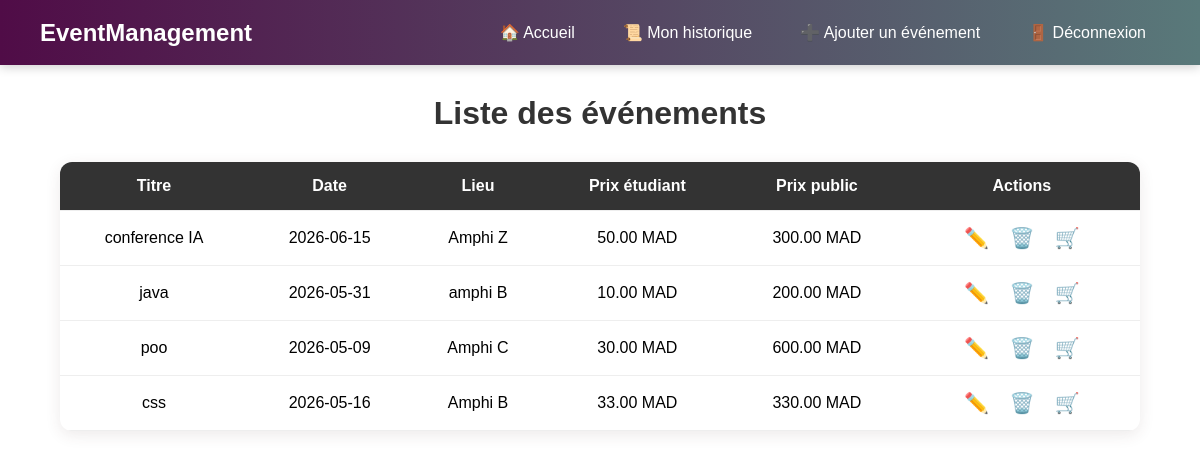
Screenshot of /afficher_evenements.php (signed in) with the database file from the repository.
### tables this page shows
CREATE TABLE `events` (
  `id_event` int(11) NOT NULL,
  `titre` varchar(255) DEFAULT NULL,
  `description` text DEFAULT NULL,
  `date_event` date DEFAULT NULL,
  `lieu` varchar(255) DEFAULT NULL,
  `prix_etudiant` decimal(10,2) DEFAULT NULL,
  `prix_public` decimal(10,2) DEFAULT NULL
);

### afficher_evenements.php (the view, shortened to what this page needs)
<?php
require_once("connexion.php");
$sql = "SELECT * FROM Events";
$stmt = $pdo->query($sql);
?>
<!DOCTYPE html>
<html>
<head>
</head>
<body>
    <div class="navbar">
        <div class="logo">
            EventManagement
        </div>
        <div class="menu">
            <a href="afficher_evenements.php">🏠 Accueil</a>
            <a href="historique.php">📜 Mon historique</a>
            <a href="ajouter_event.php">➕ Ajouter un événement</a>
            <a href="deconnexion.php">🚪 Déconnexion</a>
        </div>
    </div>
    <h1>Liste des événements</h1>
    <table>
        <tr>
            <th>Titre</th>
            <th>Date</th>
            <th>Lieu</th>
            <th>Prix étudiant</th>
            <th>Prix public</th>
            <th>Actions</th>
        </tr>
        <?php
        while($event = $stmt->fetch()){
        ?>
        <tr>
            <td><?= $event['titre'] ?></td>
            <td><?= $event['date_event'] ?></td>
            <td><?= $event['lieu'] ?></td>
            <td><?= $event['prix_etudiant'] ?> MAD</td>
            <td><?= $event['prix_public'] ?> MAD</td>
            <td class="actions">
                <span class="tooltip">
                    <a href="modifier_event.php?id=<?= $event['id_event'] ?>">✏️</a>
                </span>
                <span class="tooltip">
                    <a href="supprimer_event.php?id=<?= $event['id_event'] ?>">🗑️</a>
                </span>
                <span class="tooltip">
                    <a href="ajouter_panier.php?id=<?= $event['id_event'] ?>">🛒</a>
                </span>
            </td>
        </tr>
        <?php
        }
        ?>
    </table>
</body>
</html>

### afficher_evenements.php (style rules this page uses)
body { margin:0; font-family: Arial; background:white; }
.navbar { background: linear-gradient(90deg, #500c47, #59797a); padding: 15px 40px; display:flex; justify-content:space-between; align-items:center; box-shadow:0 2px 10px rgba(0,0,0,0.2); }
.logo { color:white; font-size:24px; font-weight:bold; }
.menu { display:flex; gap:20px; }
.menu a { color:white; text-decoration:none; font-size:16px; padding:8px 14px; border-radius:8px; transition:0.3s; }
h1 { text-align:center; margin-top:30px; color:#333; }
table { border-collapse: collapse; width: 90%; margin: 30px auto; background:white; border-radius:12px; overflow:hidden; box-shadow:0 4px 15px rgba(75, 46, 46, 0.1); }
th, td { padding:15px; text-align:center; border-bottom:1px solid #eee; }
th { background:#333; color:white; }
.tooltip { position: relative; display: inline-block; margin: 0 8px; }
.actions a { text-decoration:none; font-size:20px; transition:0.2s; }

### rows the page displays
events: titre "conference IA", date_event "2026-06-15", lieu "Amphi Z", prix_etudiant "50.00", prix_public "300.00"
events: titre "java", date_event "2026-05-31", lieu "amphi B", prix_etudiant "10.00", prix_public "200.00"
events: titre "poo", date_event "2026-05-09", lieu "Amphi C", prix_etudiant "30.00", prix_public "600.00"
events: titre "css", date_event "2026-05-16", lieu "Amphi B", prix_etudiant "33.00", prix_public "330.00"
